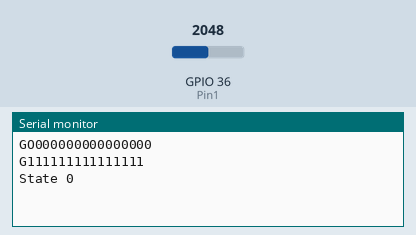
This sketch was run on a simulated ESP32. On the bench: the last lines printed to the serial monitor. The inputs (shaded band) are chosen by the test bench; at power-on: GPIO 36 (Pin1) = 2048. Network time is answered at once with the bench clock; the local clock reads 2024-03-15 10:24:30 at power-on unless the sketch sets it.

Above: at 3.7 s.
3.8 s: GPIO 36 (Pin1) set to 1177
At 6.6 s:
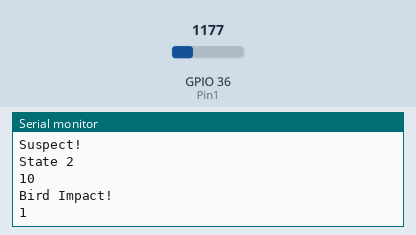
6.8 s: GPIO 36 (Pin1) set to 1081
At 9.1 s:
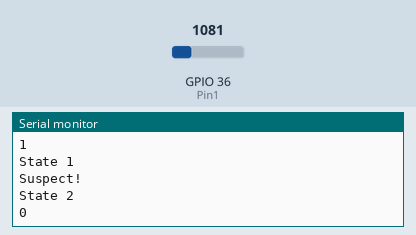
Timing chart, 0 to 10.6 s (numbered marks = the images above; inputs shaded):
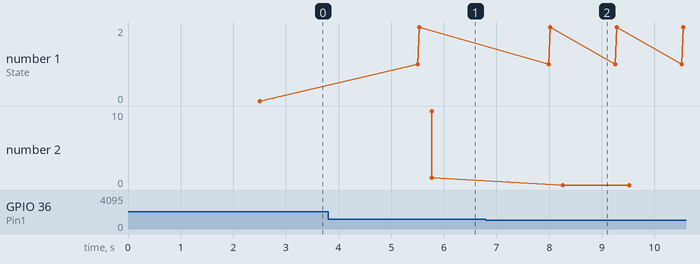

Measured:
- after the input at 6.8 s, the serial monitor: prints a new line after 1.5 s (image 2)
- plotted number 2: 1 → 0 after the input at 6.8 s

The sketch:

Version5_0.ino
```cpp
#include <ezTime.h>

const int Pin1 = A0;


//#define CAYENNE_DEBUG 		// Uncomment to show Cayenne debug messages
#define CAYENNE_PRINT Serial	// Comment this out to disable prints and save space

//Libraries
#include <CayenneMQTTWiFi.h>	// Cayenne required libraries
#include "WiFi.h"				// Required library for Arduino Uno Wifi to connect to Google Sheets
#include <NTPClient.h>			// Libraries for retrieving time from NTP server
#include <WiFiUdp.h>
#include "arduinoFFT.h"

//Variables for retrieving time
WiFiUDP ntpUDP;
NTPClient timeClient(ntpUDP);


arduinoFFT FFT = arduinoFFT();
float vReal[512];
float vImag[512];

#define SCL_INDEX 0x00
#define SCL_TIME 0x01
#define SCL_FREQUENCY 0x02
#define SCL_PLOT 0x03

// Website and ID for API to push data to Google Sheets
const char WEBSITE[] = "api.pushingbox.com";	//pushingbox API server
const String devid = "v6D9FBC33D781722";		//device ID from Pushingbox

// WiFi network info.
char ssid[] = "ubcvisitor";
char wifiPassword[] = ""; // No password required for the ubcvisitor network
// However, the device MAC address should be registered with UBC IT before accessing the network
// This is noted as a limited service, and devices that are inactive for extended periods of time are de-registered

// Cayenne authentication info. This should be obtained from the Cayenne Dashboard.
char username[] = "7f6eead0-9b4e-11e8-a42a-3f9fb83051a4";
char password[] = "3607a8f057cc2ac996a72d9d846c7239b27f1aff";
char clientID[] = "e3a5ca00-1b69-11e9-898f-c12a468aadce";
int bird_impact;
int state;
int disco = 0;

// Wifi client for sending data to Google Sheets
WiFiClient client;  //Instantiate WiFi object


//Arduino initialization - Connect to Cayenne and the time server
void setup() {
	pinMode(Pin1, INPUT);
	Serial.begin(115200);
	Serial.println("GO000000000000000");
	Cayenne.begin(username, password, clientID, ssid, wifiPassword);
	// Initial data push to Cayenne
	Cayenne.loop();
	// Time setup
	timeClient.begin();
	timeClient.setTimeOffset(-28800);
	Serial.println("G111111111111111");
	bird_impact=0;
	state=0;
}

void loop() {

	//state 0 variables
	bool enter_state = true;
	uint32_t start_time;
	//state 1 variables
	int voltage;
	int voltage_scaner[50];
	int scaner_index = 0;
	int maxV=0;
	int minV=1023;


	//Check whether state is normal
	if( state<0 || state>3 ){
		state = 0;
	}//Return state to 0 if state is abnormal.


	//State 0: wait until voltage get stable(time = 5 secend)
	while (state == 0){
		if(enter_state == true){
			start_time = millis();
			enter_state = false;
			Serial.println("State 0");
		}
	//Serial.println(millis());
		if((millis()-start_time) > 3000){
			  state = 1;
			  enter_state = true;
		}//leaving state
	}// End of state 0


	// State 1: start scanning sample
	while (state == 1){

		start_time = micros();

		if(enter_state == true){
			Serial.println("State 1");
			enter_state = false;
			scaner_index = 0;
		}

		// scan the voltage
		voltage = analogRead(Pin1);
		voltage_scaner[scaner_index] = voltage;
		// Serial.println(voltage_scaner[scaner_index]);

		//Check array for triggering voltage difference
		if(scaner_index == 49){
			//Serial.println("OK");
			maxV = 300.00;
			minV = 600.00;
			int index=0;
			while(index<50){
				//Serial.println(index);
				//Serial.println(voltage_scaner[index]);
				if(maxV<voltage_scaner[index]){
					maxV = voltage_scaner[index];
					//Serial.println(maxV);
				}
				if(minV>voltage_scaner[index]){
					minV = voltage_scaner[index];
					//Serial.println(minV);
				}
				index++;
			}

			int diff=maxV-minV;
			//Serial.println(maxV);
			//Serial.println(minV);
			//Serial.println(diff);
		}

		if(scaner_index<50){
			scaner_index ++;
		}
		else{
			scaner_index = 0;
		}

		if(maxV-minV > 150){                 // Change the threshold difference here!!!
			Serial.println("Suspect!");
			enter_state = true;
			state = 2;
		}// leaving state 1

		// loop time controller
		while(micros()-start_time<500){
			//Serial.println("Wait");
			//do nothing
		}
	} // End of state1

  // State 2: wait until voltage get stable (Takes approximately 5 seconds)
	while (state == 2){
		if(enter_state == true){
			enter_state = false;
			Serial.println("State 2");
		}

		//Serial.println(millis());

		int Voltage_Log[512]; // Log size = (max impact duration)0.4 sec * (sampling frequency)4000 sample per second
		int index2 = 50;

		while(index2<512){
			start_time = micros();
			Voltage_Log[index2]=analogRead(Pin1);
			index2++;
			while(micros()-start_time<500){
				//500us
			}
		}

		int index3 = 0;
		while(index3<50){
			Voltage_Log[index3]=voltage_scaner[index3];
			index3++;
		}

		// Check for duration
		int pulse_count=0;
		for(int i=0;i<512;i++){
			//Serial.println(Voltage_Log[i]);
			if(i%50 == 0){
				maxV = 0;
				minV = 1023;
			}
			else{
				maxV = max(maxV,Voltage_Log[i]);
				minV = min(minV,Voltage_Log[i]);
			}
			if( maxV-minV > 100 && i%50==49){              // Change the threshold difference here!!!
				pulse_count++;
			}

		}

    //frequency check


		// Voltage Damping

		Serial.println(pulse_count);

		if((pulse_count<4)){ // back to state 1
			state = 1;
			enter_state = true;
		} // leaving state

		else{ // go to state 3
			state = 3;
			enter_state = true;
		} // leaving state

	// state=3;
	} // End of state 2

	while(state == 3){
		Serial.println("Bird Impact!");
		bird_impact++;
		Serial.println(bird_impact);

		timeClient.update();
		String location = "Marine_Drive_15";

		// Condition is if a new impact has been registered

		Cayenne.loop();

		//Start API service using our WiFi Client through PushingBox
		if (client.connect(WEBSITE, 80)){
			//Serial.println(client.getTime());
			// Send GET request for PushingBox, including timestamp and location
			client.print("GET /pushingbox?devid=" + devid
			+ "&timestamp=" + (String) timeClient.getFormattedDate()
			+ "&location="      + location
			);

			client.println(" HTTP/1.1");
			client.print("Host: ");
			client.println(WEBSITE);
			client.println("Connection: close");
			client.println();
        }
		else {
			Serial.println("Error sending to Sheets!\n");
        }
		state = 1;
   }

	delay(1000);
}//End of program


// Default function for sending sensor data at intervals to Cayenne.
// You can also use functions for specific channels, e.g CAYENNE_OUT(1) for sending channel 1 data.
CAYENNE_OUT_DEFAULT()
{
	// Send impact data to Cayenne
	Cayenne.virtualWrite(0, bird_impact);
}

// Default function for processing actuator commands from the Cayenne Dashboard.
// You can also use functions for specific channels, e.g CAYENNE_IN(1) for channel 1 commands.
CAYENNE_IN_DEFAULT()
{
	CAYENNE_LOG("Channel %u, value %s", request.channel, getValue.asString());
	//Process message here. If there is an error set an error message using getValue.setError(), e.g getValue.setError("Error message");
}

CAYENNE_CONNECTED()
{
	if(disco == 1){
		Cayenne.virtualWrite(0,bird_impact);
		disco = 0;
	}
}

CAYENNE_DISCONNECTED()
{
	Serial.println("Cayenne Disconnected! Error code:404");
	//Cayenne.begin(username, password, clientID, ssid, wifiPassword);
	//Cayenne.loop();
	Cayenne.virtualWrite(0,bird_impact);
	disco = 1;
}

void PrintVector(float *vData, uint16_t bufferSize, uint8_t scaleType)
{
  for (uint16_t i = 0; i < bufferSize; i++)
  {
    float abscissa;
    /* Print abscissa value */
    switch (scaleType)
    {
      case SCL_INDEX:
        abscissa = (i * 1.0);
  break;
      case SCL_TIME:
        abscissa = ((i * 1.0) / 2000);
  break;
      case SCL_FREQUENCY:
        abscissa = ((i * 1.0 * 2000) / 512);
  break;
    }
    Serial.print(abscissa, 6);
    if(scaleType==SCL_FREQUENCY)
      Serial.print("Hz");
    Serial.print(" ");
    Serial.println(vData[i], 4);
  }
  Serial.println();
}
```
